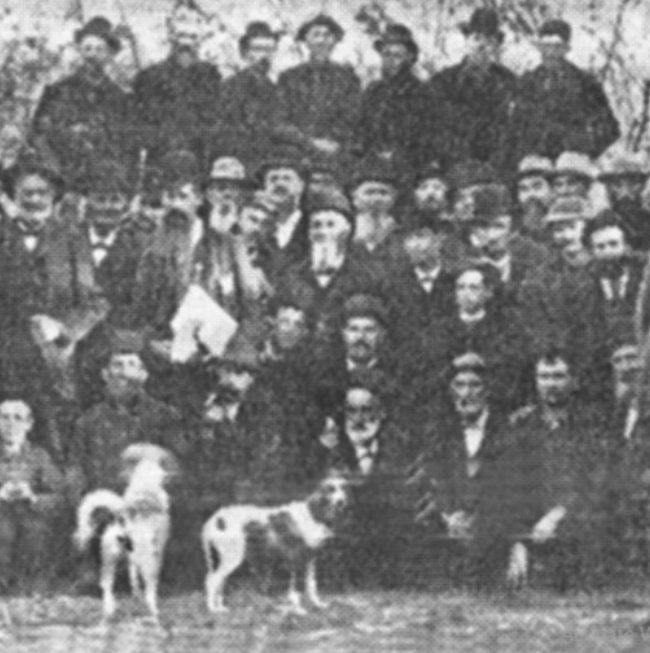
#> input picture Lec_1_2/Older.png, 650 x 653 px, given in place of the camera
$ jupyter execute --allow-errors lec_2.ipynb
#> lines starting #> are read from the running program, lines starting #| are printed output that depends on the picture; after the words box and inside, x2 and y2 are one past the last pixel; in counts of white or black regions, pixels touching at a corner belong together
[cell 1]
import cv2
import numpy as np
import pandas as pd

[cell 2]
cap=cv2.VideoCapture(0)
while (True):
    ret,frame=cap.read()
#> frame is the input picture: shape (653, 650, 3); min 49, max 250, mean 119.8
    gray=cv2.cvtColor(frame,cv2.COLOR_BGR2GRAY)
    cv2.imshow("Frame",frame)

    if cv2.waitKey(1)==ord("q"):
#> (key q is pressed here)
        break

cap.release()
cv2.destroyAllWindows()

[cell 3]
# [30 lines of commented-out code are left out]

[cell 4]
import cv2

cap=cv2.VideoCapture(0)
forcc=cv2.VideoWriter_fourcc(*'XVID')
out=cv2.VideoWriter('firstvid.avi',forcc,20,(640,480))
# [6 lines of commented-out code are left out]

while True:
    ret,frame=cap.read()
    if ret==True:
        out.write(frame)
        gray=cv2.cvtColor(frame,cv2.COLOR_BGR2GRAY)
        cv2.imshow("video",gray)
        if cv2.waitKey(1) ==ord('q'):
#> (key q is pressed here)
            break

        # font=cv2.FONT_HERSHEY_PLAIN
        # img=cv2.putText(frame, 'Hi Omar', [100, 60], font, 4, (250, 250, 0), 10)

    else:
        break
out.release()
cap.release()
cv2.destroyAllWindows()

[cell 5]
cap=cv2.VideoCapture(0)
fourcc=cv2.VideoWriter_fourcc(*'XVID')
out = cv2.VideoWriter('output.avi', fourcc, 20.0, (640, 480))
# [4 lines of commented-out code are left out]
while True:
    ret,frame=cap.read()
    if ret==True:
        out.write(frame)
        gray=cv2.cvtColor(frame,cv2.COLOR_BGR2GRAY)
        cv2.imshow("Frame",gray)
        if cv2.waitKey(1) == ord('q'):
#> (key q is pressed here)
            break
    else:
        break
cap.release()
out.release()
cv2.destroyAllWindows()

[cell 6]
import cv2
import datetime
cap=cv2.VideoCapture(0)
while(cap.isOpened()):
    ret,frame=cap.read()
    if ret==True:
        text="hieght : "+str(cap.get(3))+"  Width : "+str(cap.get(4))
        font_t=cv2.FONT_HERSHEY_SIMPLEX
        frame=cv2.putText(frame,text,(10,30),font_t,.5,(0,25,0),2)
        data=str(datetime.datetime.now())
        font_d=cv2.FONT_HERSHEY_PLAIN
        frame=cv2.putText(frame,data,(10,50),font_d,1,(0,22,111),2)
        cv2.imshow("Frame",frame)
        if cv2.waitKey(1)==27:
#> (key q is pressed here)
            break
    else:
        break
cap.release()
cv2.destroyAllWindows()

[cell 7]
img=cv2.imread("4.png")
img2=cv2.imread("2.png")
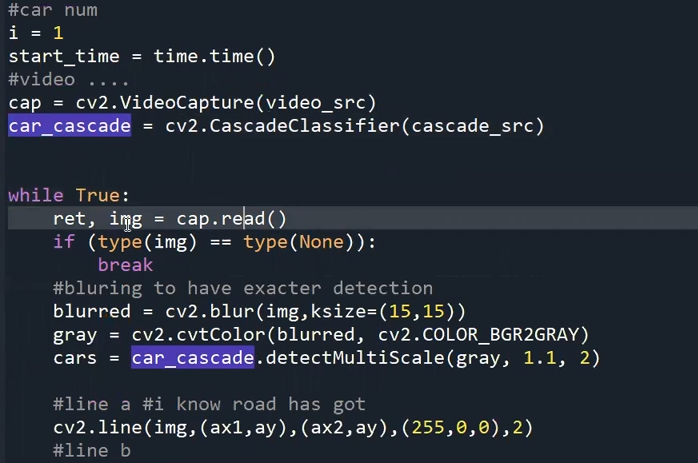
#> input picture Lec_5/2.png, 698 x 463 px, found by its file name
#> img2 is the input picture: shape (463, 698, 3); mean B, G, R 54.9, 44.9, 37.9
cv2.imshow("jj",img2)
cv2.waitKey(0)
cv2.destroyAllWindows()

#> (the rest of this cell did not finish here and is left out)

[cell 8]
# [4 lines of commented-out code are left out]

#> (a cell that did not finish here is left out)

#> (a cell that did not finish here is left out)

[cell 11]
# Bitwise Operations (bitwise AND_ OR_ NOT and XOR)
#معاملات البت
#في Python ، تُستخدم عوامل تشغيل أحاديات لإجراء عمليات حسابية على مستوى البت على الأعداد الصحيحة.
#يتم تحويل الأعداد الصحيحة أولاً إلى ثنائي ثم يتم تنفيذ العمليات على كل بت أو زوج من البتات المقابلة
#ومن هنا جاء اسم عوامل البت. ثم يتم إرجاع النتيجة بتنسيق عشري.

img_1=np.zeros((250,500,3),np.uint8)
cv2.rectangle(img_1,(200,0),(300,100),(255,255,255),-1)
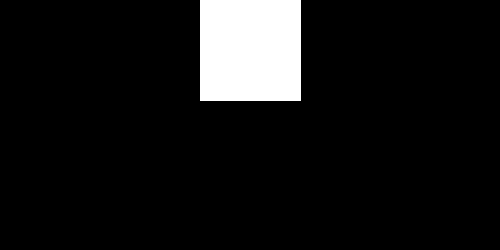
#> img_1: shape (250, 500, 3); 8.2% white; 1 white region, box (x1, y1, x2, y2) and area: (200, 0, 301, 101) 10201
img_2=np.full((250,500,3),250,dtype=np.uint8)
cv2.rectangle(img_2,(0,0),(250,250),(0,0,0),-1)
#> img_2: shape (250, 500, 3); values 0 (black) and 250 (white), 49.8% white; 1 white region, box (x1, y1, x2, y2) and area: (251, 0, 500, 250) 62250
# cv2.imshow("Image_1",img_1)

# cv2.imshow("image",img_2)
Bit_And=cv2.bitwise_and(img_2,img_1)
Bit_or=cv2.bitwise_or(img_2,img_1)
Bit_xor=cv2.bitwise_xor(img_2,img_1)
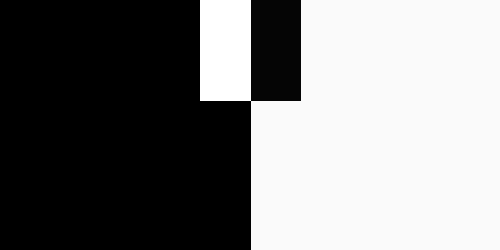
#> Bit_xor: shape (250, 500, 3); min 0, max 255, mean 125.1
Bit_not_1=cv2.bitwise_not(img_1)
Bit_not_2=cv2.bitwise_not(img_2)

# cv2.imshow("Image_1",Bit_And)
# cv2.imshow("Image_1",Bit_or)
# cv2.imshow("Image_1",Bit_xor)
cv2.imshow("Image_1",Bit_not_1)
cv2.imshow("Image_1",Bit_not_2)

cv2.waitKey(0)
cv2.destroyAllWindows()

[cell 12]
# How to build  Trackbar
import numpy as np

imag=np.zeros((500,512,3),np.uint8)
# imag=cv2.imread("4.png")
cv2.namedWindow("image")
def Empty(x):
    print(x)
cv2.createTrackbar('B','image',0,255,Empty)
cv2.createTrackbar('G','image',0,255,Empty)
cv2.createTrackbar('R','image',0,255,Empty)
Edit="0 / disenable: 1/ enable "
E=cv2.createTrackbar(Edit,'image',0,1,Empty)

while(True):
    cv2.imshow("image",imag)
    k=cv2.waitKey(1)
#> (key q is pressed here)
    if k==27:
        break

    B=cv2.getTrackbarPos('B','image')
    G=cv2.getTrackbarPos('G','image')
    R=cv2.getTrackbarPos('R','image')
    E=cv2.getTrackbarPos(Edit,'image')
    font=cv2.FONT_HERSHEY_SCRIPT_COMPLEX

    if E==0:
        imag[:]=0
    else:

        imag[:]=[B,G,R]
        cv2.putText(imag,f"{B},{G},{R}",(200,200),font,1,(200,200,0),1)


cv2.destroyAllWindows()

[cell 13]
# object Detection using HSV Color
#The HSV or Hue, Saturation and Value of a given object is the color space associated with the object
# in OpenCV where Hue represents the color,
# __Saturation_ represents the greyness and _Value_ represents
# the brightness and it is used to solve the problems related to
# computer vision because of its better performance when compared to RGB or Red,
# Blue and Green color space and the Hue range in HSV is [0,179],
# the Saturation range in HSV is [0,255] and the Value range in HSV is [0,255] and to perform object detection,
# finding the range of HSV is necessary.

[cell 14]
while(True):
    frame=cv2.imread("Trakpar.png")
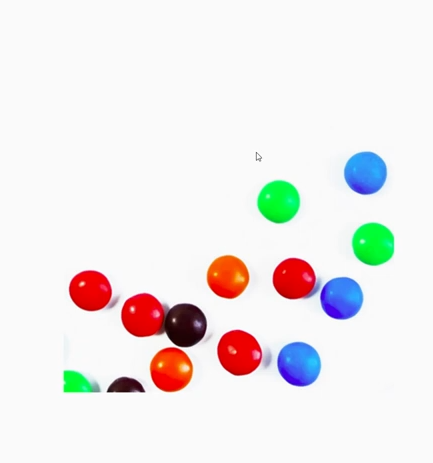
#> input picture Lec_1_2/Trakpar.png, 433 x 463 px
#> frame is the input picture: shape (463, 433, 3); mean B, G, R 233.7, 234.3, 238.2
    hsv=cv2.cvtColor(frame,cv2.COLOR_BGR2HSV)
#> hsv: shape (463, 433, 3); mean H, S, V 14.9, 21.7, 246.6

    lower_b=np.array([110,50,50])
    upper_b=np.array([130,255,255])


    mask=cv2.inRange(hsv,lower_b,upper_b)
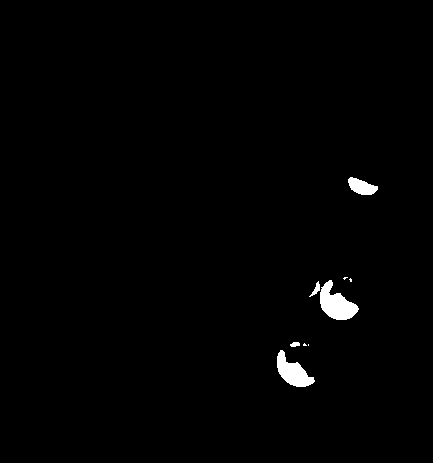
#> mask: shape (463, 433); 1% white; 9 white regions (4 under 20 px), largest, box (x1, y1, x2, y2) and area: (320, 280, 359, 320) 858, (277, 350, 315, 387) 710, (348, 177, 378, 195) 340, (309, 281, 320, 297) 64, (290, 342, 300, 347) 39

    results=cv2.bitwise_and(frame,frame,mask=mask)
    cv2.imshow("Detected the Blue ",frame)
    cv2.imshow("mask",mask)
    cv2.imshow("results ",results)

    k=cv2.waitKey(1)
#> (key q is pressed here)
    if k==27:
        break


cv2.destroyAllWindows()

[cell 15]
import cv2
import numpy as np
import pandas as pd

def Empty_(x):
    print(x)

frame=cv2.imread("Trakpar.png")
cv2.namedWindow("Detection")
cv2.createTrackbar("LH","Detection",0,255,Empty_)
cv2.createTrackbar("LS","Detection",0,255,Empty_)
cv2.createTrackbar("LV","Detection",0,255,Empty_)
cv2.createTrackbar("UH","Detection",255,255,Empty_)
cv2.createTrackbar("US","Detection",255,255,Empty_)
cv2.createTrackbar("UV","Detection",255,255,Empty_)

while True:
        frame=cv2.imread("Trakpar.png")
        HSV=cv2.cvtColor(frame,cv2.COLOR_BGR2HSV)

        L_H=cv2.getTrackbarPos("LH","Detection")
        L_S=cv2.getTrackbarPos("LS","Detection")
        L_V=cv2.getTrackbarPos("LV","Detection")

        U_H=cv2.getTrackbarPos("UH","Detection")
        U_S=cv2.getTrackbarPos("US","Detection")
        U_V=cv2.getTrackbarPos("UV","Detection")

        lower_b=np.array([L_H,L_S,L_V])
        upper_b=np.array([U_H,U_S,U_V])

        mask=cv2.inRange(HSV,lower_b,upper_b)
#> mask: shape (463, 433); every value is 255

        results=cv2.bitwise_and(frame,frame,mask=mask)
        cv2.imshow("Detected the Blue ",frame)
        cv2.imshow("mask",mask)
        cv2.imshow("results ",results)

        k=cv2.waitKey(1)
#> (key q is pressed here)
        if k==27:
            break


cv2.destroyAllWindows()

[cell 16]
import cv2
import numpy as np
import pandas as pd

def Empty_(x):
    print(x)


cap=cv2.VideoCapture(1)
cv2.namedWindow("Detection")
cv2.createTrackbar("LH","Detection",0,255,Empty_)
cv2.createTrackbar("LS","Detection",0,255,Empty_)
cv2.createTrackbar("LV","Detection",0,255,Empty_)
cv2.createTrackbar("UH","Detection",255,255,Empty_)
cv2.createTrackbar("US","Detection",255,255,Empty_)
cv2.createTrackbar("UV","Detection",255,255,Empty_)

while(cap.isOpened()):
        ret,frame=cap.read()
        HSV=cv2.cvtColor(frame,cv2.COLOR_BGR2HSV)
#> HSV: shape (653, 650, 3); mean H, S, V 0, 0, 119.8

        L_H=cv2.getTrackbarPos("LH","Detection")
        L_S=cv2.getTrackbarPos("LS","Detection")
        L_V=cv2.getTrackbarPos("LV","Detection")

        U_H=cv2.getTrackbarPos("UH","Detection")
        U_S=cv2.getTrackbarPos("US","Detection")
        U_V=cv2.getTrackbarPos("UV","Detection")

        lower_b=np.array([L_H,L_S,L_V])
        upper_b=np.array([U_H,U_S,U_V])

        mask=cv2.inRange(HSV,lower_b,upper_b)
#> mask: shape (653, 650); every value is 255

        results=cv2.bitwise_and(frame,frame,mask=mask)
        cv2.imshow("Detected the Blue ",frame)
        cv2.imshow("mask",mask)
        cv2.imshow("results ",results)

        k=cv2.waitKey(1)
#> (key q is pressed here)
        if k==27:
            break


cv2.destroyAllWindows()

[cell 17]
# Simple Threshold
import cv2
img=cv2.imread("Threshold .png")
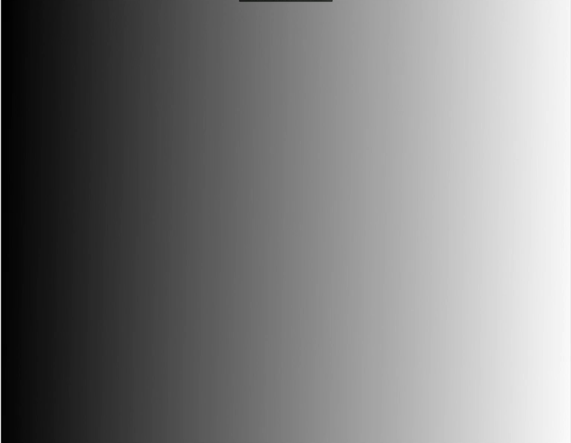
#> input picture Lec_1_2/Threshold .png, 571 x 443 px
#> img is the input picture: shape (443, 571, 3); mean B, G, R 124.7, 124.7, 124.7

# img=cv2.imread("4.png")

ret,thre_1=cv2.threshold(img,55,255,cv2.THRESH_BINARY)
ret,thre_2=cv2.threshold(img,200,255,cv2.THRESH_BINARY_INV)
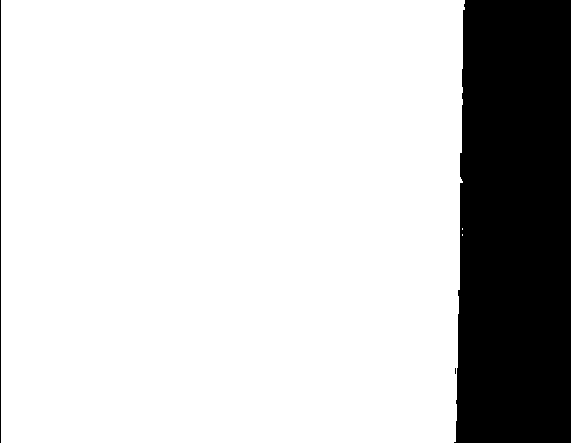
#> thre_2: shape (443, 571, 3); 80.4% white; 3 black regions (1 under 20 px), largest, box (x1, y1, x2, y2) and area: (454, 0, 571, 443) 49144, (0, 0, 1, 443) 443
ret,thre_3=cv2.threshold(img,21,255,cv2.THRESH_TRUNC)
ret,thre_4=cv2.threshold(img,127,255,cv2.THRESH_TOZERO)
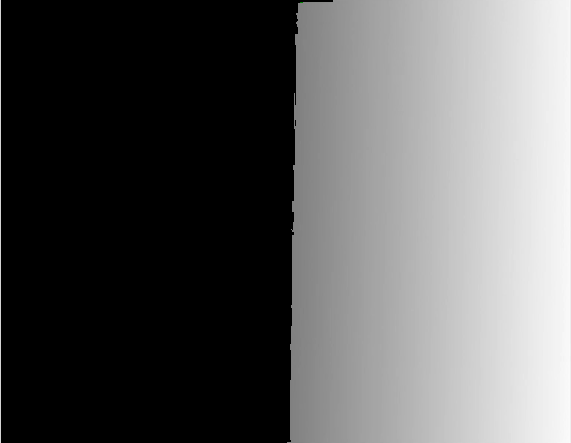
#> thre_4: shape (443, 571, 3); mean B, G, R 91.9, 91.9, 91.9
ret,thre_5=cv2.threshold(img,127,255,cv2.THRESH_TOZERO_INV)
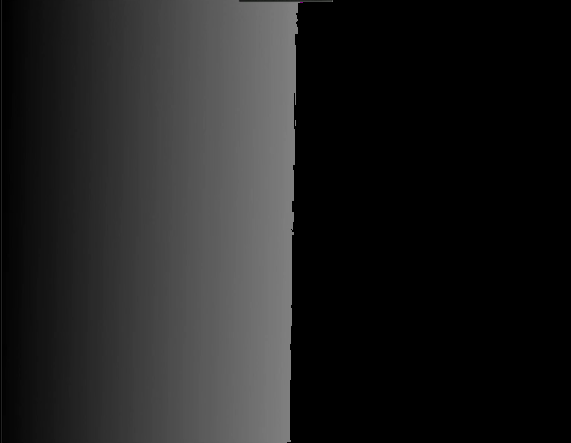
#> thre_5: shape (443, 571, 3); mean B, G, R 32.8, 32.8, 32.8

cv2.imshow("original",img)
# [5 lines of commented-out code are left out]


cv2.waitKey(0)
cv2.destroyAllWindows()

[cell 18]
# Adaptive Thresholding
import cv2
import numpy as np
img=cv2.imread("sudoku .png",0)
# img=cv2.imread("4.png")

ret,thre_0=cv2.threshold(img,55,255,cv2.THRESH_BINARY)
#> (the rest of this cell did not finish here and is left out)

[cell 19]
print(cv2.__version__)

[cell 20]
# Matplotlib with cv2

import matplotlib.pyplot as plt


img=cv2.imread("Threshold .png")

ret,thre_1=cv2.threshold(img,55,255,cv2.THRESH_BINARY)
ret,thre_2=cv2.threshold(img,200,255,cv2.THRESH_BINARY_INV)
ret,thre_3=cv2.threshold(img,127,255,cv2.THRESH_TRUNC)
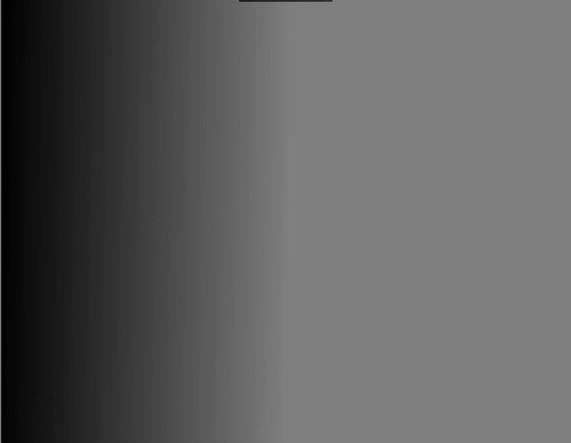
#> thre_3: shape (443, 571, 3); mean B, G, R 94.8, 94.8, 94.8
ret,thre_4=cv2.threshold(img,127,255,cv2.THRESH_TOZERO)
ret,thre_5=cv2.threshold(img,127,255,cv2.THRESH_TOZERO_INV)

titles=['original image','BINARY','BINARY_INV','TRUNC','TOZERO','TOZERO_INV']
images=[img,thre_1,thre_2,thre_3,thre_4,thre_5]

for i in range(6):
    plt.subplot(2,3,i+1),plt.imshow(images[i],'gray')
    plt.title(titles[i])
    plt.xticks([]),plt.yticks([])


plt.show()
#> figure, not shown here; B, G, R data is drawn as R, G, B
cv2.waitKey(0)
cv2.destroyAllWindows()
